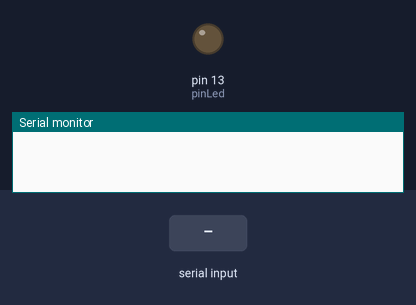
This sketch was run on a simulated Arduino Uno, built with avr-gcc and run on an emulated ATmega328P. Shown: output pins drawn as LEDs (lit = HIGH), the last lines printed to the serial monitor. The inputs (shaded band) are chosen by the test bench.

Above: at 1.2 s.
1.3 s: "1" received over Serial
At 2.5 s:
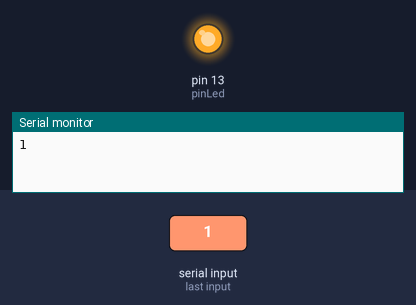
2.8 s: "0" received over Serial
At 3.6 s:
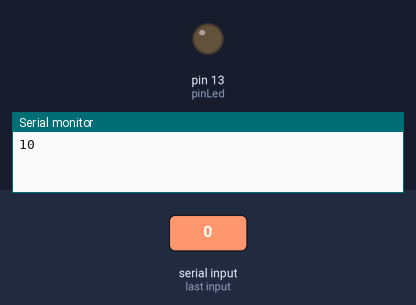
Timing chart, 0 to 5.8 s (numbered marks = the images above; inputs shaded):
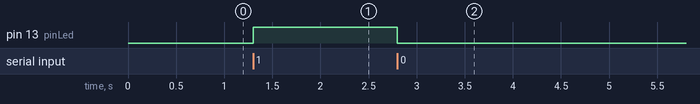

Measured:
- after the input at 1.3 s, pin 13 (pinLed): LOW → HIGH at once
- after the input at 2.8 s, pin 13 (pinLed): HIGH → LOW at once

The sketch:

BOTONES.INO_led.ino
```cpp
char serialData;
int pinLed = 13;

void setup(){
  pinMode(pinLed,OUTPUT);
  Serial.begin(9600);
}
void loop() {
 if(Serial.available()>0){
  serialData = Serial.read();
  Serial.print(serialData);

  if(serialData =='1'){
    digitalWrite(pinLed,HIGH);
  } else{
    if(serialData =='0'){
      digitalWrite(pinLed,LOW);
    }
   }
  }
}
```
